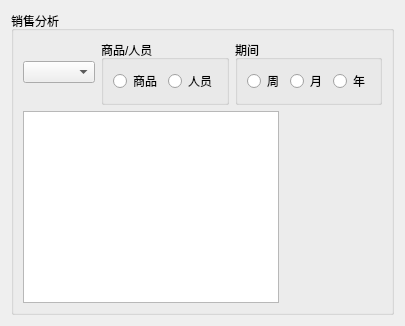
        <widget class="QWidget" name="page_5">
         <layout class="QHBoxLayout" name="horizontalLayout_15">
          <item>
           <widget class="QGroupBox" name="groupBox_5">
            <property name="title">
             <string>销售分析</string>
            </property>
            <layout class="QHBoxLayout" name="horizontalLayout_57">
             <item>
              <layout class="QVBoxLayout" name="verticalLayout_16">
               <item>
                <layout class="QHBoxLayout" name="horizontalLayout_54">
                 <item>
                  <widget class="QComboBox" name="comboBoxFenXi"/>
                 </item>
                 <item>
                  <widget class="QGroupBox" name="groupBoxFenXiType">
                   <property name="title">
                    <string>商品/人员</string>
                   </property>
                   <layout class="QHBoxLayout" name="horizontalLayout_61">
                    <item>
                     <layout class="QHBoxLayout" name="horizontalLayout_58">
                      <item>
                       <widget class="QRadioButton" name="radioButtonFenXiMerchant">
                        <property name="text">
                         <string>商品</string>
                        </property>
                       </widget>
                      </item>
                      <item>
                       <widget class="QRadioButton" name="radioButtonFenXiClerk">
                        <property name="text">
                         <string>人员</string>
                        </property>
                       </widget>
                      </item>
                     </layout>
                    </item>
                   </layout>
                  </widget>
                 </item>
                 <item>
                  <widget class="QGroupBox" name="groupBoxFenXiDuration">
                   <property name="title">
                    <string>期间</string>
                   </property>
                   <layout class="QHBoxLayout" name="horizontalLayout_60">
                    <item>
                     <layout class="QHBoxLayout" name="horizontalLayout_59">
                      <item>
                       <widget class="QRadioButton" name="radioButtonFenXiWeek">
                        <property name="text">
                         <string>周</string>
                        </property>
                       </widget>
                      </item>
                      <item>
                       <widget class="QRadioButton" name="radioButtonFenXiMonth">
                        <property name="text">
                         <string>月</string>
                        </property>
                       </widget>
                      </item>
                      <item>
                       <widget class="QRadioButton" name="radioButtonFenXiYear">
                        <property name="text">
                         <string>年</string>
                        </property>
                       </widget>
                      </item>
                     </layout>
                    </item>
                   </layout>
                  </widget>
                 </item>
                </layout>
               </item>
               <item>
                <layout class="QHBoxLayout" name="horizontalLayout_56">
                 <item>
                  <widget class="QTableWidget" name="tableWidgetEachInfo">
                   <property name="sizePolicy">
                    <sizepolicy hsizetype="Fixed" vsizetype="Expanding">
                     <horstretch>0</horstretch>
                     <verstretch>0</verstretch>
                    </sizepolicy>
                   </property>
                  </widget>
                 </item>
                 <item>
                  <widget class="PieChartWidget" name="widgetQuShiChart" native="true"/>
                 </item>
                </layout>
               </item>
              </layout>
             </item>
            </layout>
           </widget>
          </item>
         </layout>
        </widget>
